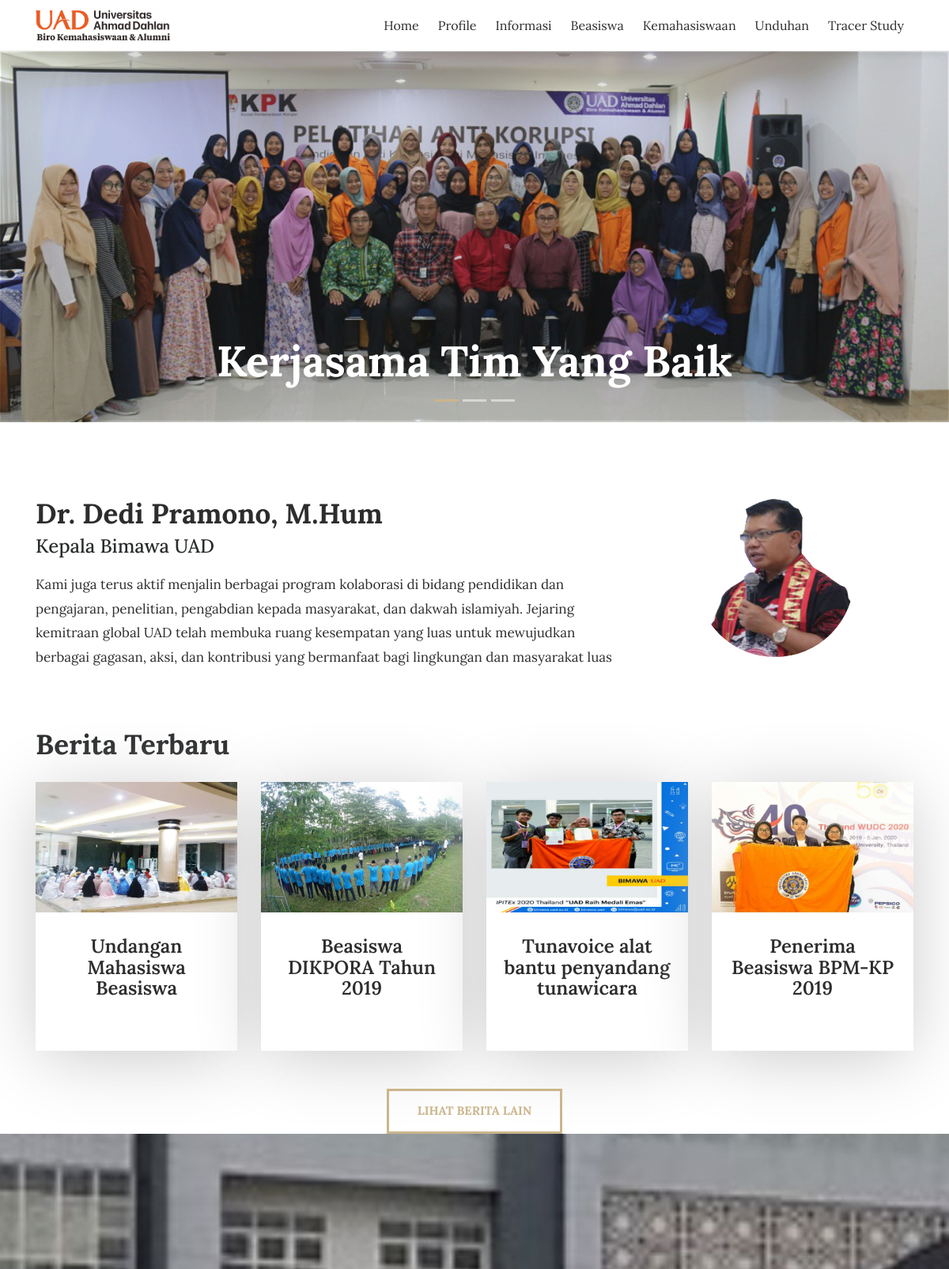
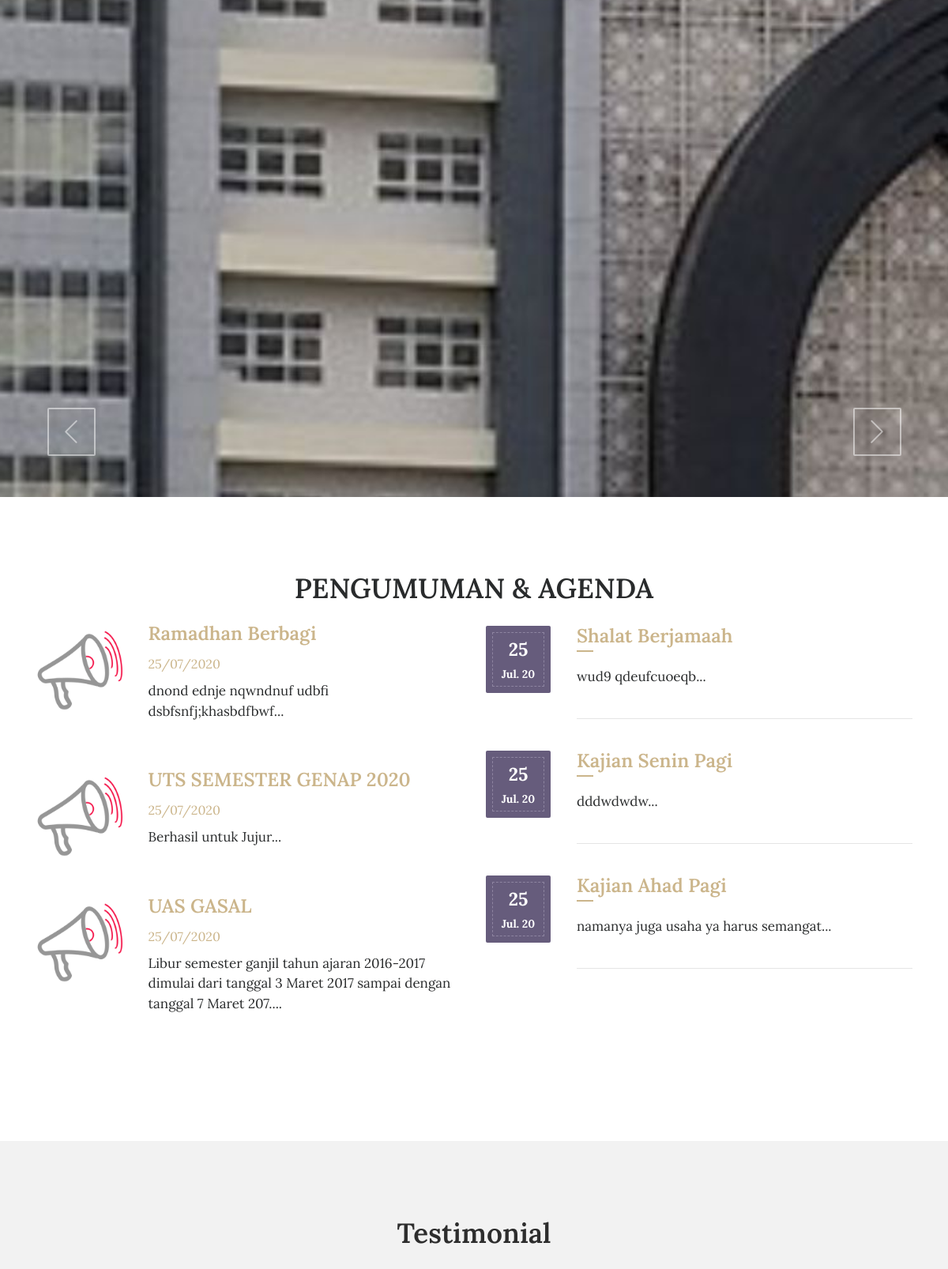
The page / (upper part) on the database its author committed (2 pictures, top to bottom).
### tables this page shows
CREATE TABLE `tbl_tulisan` (
  `tulisan_id` int(11) NOT NULL,
  `tulisan_judul` varchar(100) DEFAULT NULL,
  `tulisan_isi` text DEFAULT NULL,
  `tulisan_tanggal` timestamp NULL DEFAULT current_timestamp(),
  `tulisan_kategori_id` int(11) DEFAULT NULL,
  `tulisan_kategori_nama` varchar(30) DEFAULT NULL,
  `tulisan_views` int(11) DEFAULT 0,
  `tulisan_gambar` varchar(40) DEFAULT NULL,
  `tulisan_pengguna_id` int(11) DEFAULT NULL,
  `tulisan_author` varchar(40) DEFAULT NULL,
  `tulisan_img_slider` int(2) NOT NULL DEFAULT 0,
  `tulisan_slug` varchar(200) DEFAULT NULL
);

CREATE TABLE `tbl_pengumuman` (
  `pengumuman_id` int(11) NOT NULL,
  `pengumuman_judul` varchar(150) DEFAULT NULL,
  `pengumuman_deskripsi` text DEFAULT NULL,
  `pengumuman_tanggal` timestamp NULL DEFAULT current_timestamp(),
  `pengumuman_author` varchar(60) DEFAULT NULL,
  `pengumuman_gambar` varchar(60) DEFAULT NULL
);

CREATE TABLE `tbl_agenda` (
  `agenda_id` int(11) NOT NULL,
  `agenda_nama` varchar(200) DEFAULT NULL,
  `agenda_tanggal` timestamp NULL DEFAULT current_timestamp(),
  `agenda_deskripsi` text DEFAULT NULL,
  `agenda_mulai` date DEFAULT NULL,
  `agenda_selesai` date DEFAULT NULL,
  `agenda_tempat` varchar(90) DEFAULT NULL,
  `agenda_waktu` varchar(30) DEFAULT NULL,
  `agenda_keterangan` varchar(200) DEFAULT NULL,
  `agenda_author` varchar(60) DEFAULT NULL,
  `agenda_gambar` varchar(40) DEFAULT NULL
);

### application/controllers/Home.php (called while the page is built, shortened)
<?php
	class Home extends CI_Controller{
		function __construct(){
			$this->load->model('m_tulisan');
			$this->load->model('m_pengumuman');
			$this->load->model('m_agenda');
			$this->load->model('m_files');
			$this->load->model('m_pengunjung');
		}
		function index(){
			$x['berita']=$this->m_tulisan->get_berita_home();
			$x['pengumuman']=$this->m_pengumuman->get_pengumuman_home();
			$x['agenda']=$this->m_agenda->get_agenda_home();
			$x['tot_files']=$this->db->get('tbl_files')->num_rows();
			$x['tot_agenda']=$this->db->get('tbl_agenda')->num_rows();
			$this->load->view('depan/v_home',$x);
		}
}

### index.php (called while the page is built, shortened)
<?php
require_once BASEPATH.'core/CodeIgniter.php';

### application/models/M_tulisan.php (called while the page is built, shortened)
<?php
class M_tulisan extends CI_Model{
	function get_berita_home(){
		$hsl=$this->db->query("SELECT tbl_tulisan.*,DATE_FORMAT(tulisan_tanggal,'%d/%m/%Y') AS tanggal FROM tbl_tulisan ORDER BY tulisan_id DESC limit 4");
		return $hsl;
	}
}

### application/models/M_pengumuman.php (called while the page is built, shortened)
<?php
class M_pengumuman extends CI_Model{
	function get_pengumuman_home(){
		$hsl=$this->db->query("SELECT pengumuman_id,pengumuman_judul,pengumuman_deskripsi,DATE_FORMAT(pengumuman_tanggal,'%d/%m/%Y') AS tanggal,pengumuman_author FROM tbl_pengumuman ORDER BY pengumuman_id DESC limit 3");
		return $hsl;
	}
}

### application/models/M_agenda.php (called while the page is built, shortened)
<?php
class M_agenda extends CI_Model{
	function get_agenda_home(){
		$hsl=$this->db->query("SELECT tbl_agenda.*,DATE_FORMAT(agenda_tanggal,'%d/%m/%Y') AS tanggal FROM tbl_agenda ORDER BY agenda_id DESC limit 3");
		return $hsl;
	}
}

### application/views/depan/v_home.php (the view, shortened to what this page needs)
<!DOCTYPE html>
<html lang="en">
<head>
    <link rel="stylesheet" href="<?php echo base_url().'theme/css/bootstrap.min.css'?>">
    <link rel="stylesheet" href="<?php echo base_url().'theme/css/font-awesome.min.css'?>">
    <link rel="stylesheet" href="<?php echo base_url().'theme/css/simple-line-icons.css'?>">
    <link rel="stylesheet" href="<?php echo base_url().'theme/css/slick.css'?>">
    <link rel="stylesheet" href="<?php echo base_url().'theme/css/slick-theme.css'?>">
    <link rel="stylesheet" href="<?php echo base_url().'theme/css/owl.carousel.min.css'?>">
    <link href="<?php echo base_url().'theme/css/style.css'?>" rel="stylesheet">
    <?php
        function limit_words($string, $word_limit){
            $words = explode(" ",$string);
            return implode(" ",array_splice($words,0,$word_limit));
        }
    ?>
</head>
<body>
    <div data-toggle="affix">
        <div class="container nav-menu2">
            <div class="row">
                <div class="col-md-12">
                    <nav class="navbar navbar2 navbar-toggleable-md navbar-light bg-faded">
                        <a href="<?php echo site_url('');?>" class="navbar-brand nav-brand2"><img class="img img-responsive" width="170px;" src="<?php echo base_url().'theme/images/logo.png'?>"></a>
                        <div class="collapse navbar-collapse justify-content-end" id="navbarNavDropdown">
                            <ul class="navbar-nav">
                                <li class="nav-item">
                                    <a class="nav-link" href="<?php echo site_url('home');?>">Home</a>
                                </li>
                                <li class="dropdown nav-item">
                                    <a href="#" class="nav-link" data-toggle="dropdown">Profile<b class="caret"></b></a>
                              </li>
                                 <li class="dropdown nav-item">
                                    <a href="#" class="nav-link" data-toggle="dropdown">Informasi<b class="caret"></b></a>
                              </li>
                                 <li class="dropdown nav-item">
                                    <a href="#" class="nav-link" data-toggle="dropdown">Beasiswa<b class="caret"></b></a>
                                    </li>
                                 <li class="dropdown nav-item">
                                    <a href="#" class="nav-link" data-toggle="dropdown">Kemahasiswaan<b class="caret"></b></a>
                              </li>
                               <li class="nav-item">
                                  <a class="nav-link" href="<?php echo site_url('download');?>">Unduhan</a>
                                </li>
                                <li class="nav-item">
                                  <a class="nav-link" href="<?php echo site_url('contact');?>">Tracer Study</a>
                                </li>
                             </ul>
                        </div>
                    </nav>
                </div>
            </div>
        </div>
      </div>
<section>
    <div class="slider_img layout_two">
        <div id="carousel" class="carousel slide" data-ride="carousel">
            <ol class="carousel-indicators">
                <li data-target="#carousel" data-slide-to="0" class="active"></li>
                <li data-target="#carousel" data-slide-to="1"></li>
                <li data-target="#carousel" data-slide-to="2"></li>
            </ol>
            <div class="carousel-inner" role="listbox">
                <div class="carousel-item active">
                    <img class="d-block" src="<?php echo base_url().'theme/images/s2.jpg'?>" alt="First slide">
                    <div class="carousel-caption d-md-block">
                        <div class="slider_title">
                            <br><br><br>
                            <br><br><br>
                            <br><br><br>
                            <h1>Kerjasama Tim Yang Baik</h1>
                        </div>
                    </div>
                </div>
                </div>
            </div>
            <a class="carousel-control-prev" href="#carousel" role="button" data-slide="prev">
                <i class="icon-arrow-left fa-slider" aria-hidden="true"></i>
            </a>
            <a class="carousel-control-next" href="#carousel" role="button" data-slide="next">
                <i class="icon-arrow-right fa-slider" aria-hidden="true"></i>
            </a>
        </div>
</section>
<section class="clearfix about about-style2">
    <div class="container">
        <div class="row">
            <div class="col-md-8">
               <h2>Dr. Dedi Pramono, M.Hum</h2>
               <h3>Kepala Bimawa UAD</h3>
               <p>Kami juga terus aktif menjalin berbagai program kolaborasi di bidang pendidikan dan pengajaran, penelitian, pengabdian kepada masyarakat, dan dakwah islamiyah. Jejaring kemitraan global UAD telah membuka ruang kesempatan yang luas untuk mewujudkan berbagai gagasan, aksi, dan kontribusi yang bermanfaat bagi lingkungan dan masyarakat luas </p>
            </div>
            <div class="col-md-4">
                <img src="<?php echo base_url().'theme/images/aa.jpg'?>" class="img-fluid about-img" alt="#">
            </div>
        </div>
    </div>
</section>
  <section id="berita" class="our_courses">
    <div class="container">
        <div class="row">
            <div class="col-md-12">
                <h2>Berita Terbaru</h2>
            </div>
        </div>
        <div class="row">
          <?php foreach ($berita->result() as $row) :?>
            <div class="col-xs-12 col-sm-6 col-md-6 col-lg-3">
                <div class="courses_box mb-4">
                    <div class="course-img-wrap">
                        <img src="<?php echo base_url().'assets/images/'.$row->tulisan_gambar;?>" class="img-fluid" alt="courses-img">
                    </div>
                    <a href="<?php echo site_url('artikel/'.$row->tulisan_slug);?>" class="course-box-content">
                        <h3 style="text-align:center;"><?php echo $row->tulisan_judul;?></h3>
                    </a>
                </div>
            </div>
          <?php endforeach;?>
        </div> <br>
        <div class="row">
            <div class="col-md-12 text-center">
                <a href="<?php echo site_url('artikel');?>" class="btn btn-default btn-courses">Lihat Berita Lain</a>
            </div>
        </div>
    </div>
</section>
 <div class="parallax"></div>
<section id="pengumuman" class="event">
    <div class="container">
     <center><h2>PENGUMUMAN & AGENDA</h2></center>
        <div class="row">
            <div class="col-lg-6">
                <div class="event-img2">
                <?php foreach ($pengumuman->result() as $row) :?>
                <div class="row">
                    <div class="col-sm-3"> <img src="<?php echo base_url().'theme/images/announcement-icon.png'?>" class="img-fluid" alt="event-img"></div>
                    <div class="col-sm-9"> <h3><a href="<?php echo site_url('pengumuman');?>"><?php echo $row->pengumuman_judul;?></a></h3>
                      <span><?php echo $row->tanggal;?></span>
                      <p><?php echo limit_words($row->pengumuman_deskripsi,20).'...';?></p><br><br>
                    </div>
                </div>
                <?php endforeach;?>
                </div>
            </div>
            <div class="col-lg-6">
                <div class="row">
                    <div class="col-md-12">
                      <?php foreach ($agenda->result() as $row):?>
                        <div class="event_date">
                            <div class="event-date-wrap">
                                <p><?php echo date("d", strtotime($row->agenda_tanggal));?></p>
                                <span><?php echo date("M. y", strtotime($row->agenda_tanggal));?></span>
                            </div>
                        </div>
                        <div class="date-description">
                            <h3><a href="<?php echo site_url('agenda');?>"><?php echo $row->agenda_nama;?></a></h3>
                            <p><?php echo limit_words($row->agenda_deskripsi,10).'...';?></p>
                            <hr class="event_line">
                        </div>
                        <?php endforeach;?>
                    </div>
                </div>
            </div>
        </div>
    </div>
</section>
 <section class="testimonial">
        <div class="container">
            <div class="row">
                <div class="col-md-12">
                    <h2>Testimonial</h2>
                </div>
            </div>
        </div>
    </section>
    </body>
    </html>

### application/views/depan/v_home.php (style rules this page uses)
html { scroll-behavior: smooth; }
body, html { height: 100%; }
.parallax { background-image: url('theme/images/faa.jpg'); height: 100%; background-attachment: fixed; background-position: center; background-repeat: no-repeat; background-size: cover; }

### rows shown on the page
tbl_tulisan: tulisan_gambar (picture), tulisan_judul "Undangan Mahasiswa Beasiswa"
tbl_tulisan: tulisan_gambar (picture), tulisan_judul "Beasiswa DIKPORA Tahun 2019"
tbl_tulisan: tulisan_gambar (picture), tulisan_judul "Tunavoice alat bantu penyandang tunawicara"
tbl_tulisan: tulisan_gambar (picture), tulisan_judul "Penerima Beasiswa BPM-KP 2019"
tbl_pengumuman: pengumuman_judul "Ramadhan Berbagi", tanggal "25/07/2020", pengumuman_deskripsi "dnond ednje nqwndnuf udbfi dsbfsnfj;khasbdfbwf"
tbl_pengumuman: pengumuman_judul "UTS SEMESTER GENAP 2020", tanggal "25/07/2020", pengumuman_deskripsi "Berhasil untuk Jujur"
tbl_pengumuman: pengumuman_judul "UAS GASAL", tanggal "25/07/2020", pengumuman_deskripsi "Libur semester ganjil tahun ajaran 2016-2017 dimulai dari tanggal 3 Maret 2017 sampai dengan tanggal 7 Maret 207."
tbl_agenda: agenda_tanggal "25", agenda_tanggal "Jul. 20", agenda_nama "Shalat Berjamaah", agenda_deskripsi "wud9 qdeufcuoeqb"
tbl_agenda: agenda_tanggal "25", agenda_tanggal "Jul. 20", agenda_nama "Kajian Senin Pagi", agenda_deskripsi "dddwdwdw"
tbl_agenda: agenda_tanggal "25", agenda_tanggal "Jul. 20", agenda_nama "Kajian Ahad Pagi", agenda_deskripsi "namanya juga usaha ya harus semangat"
